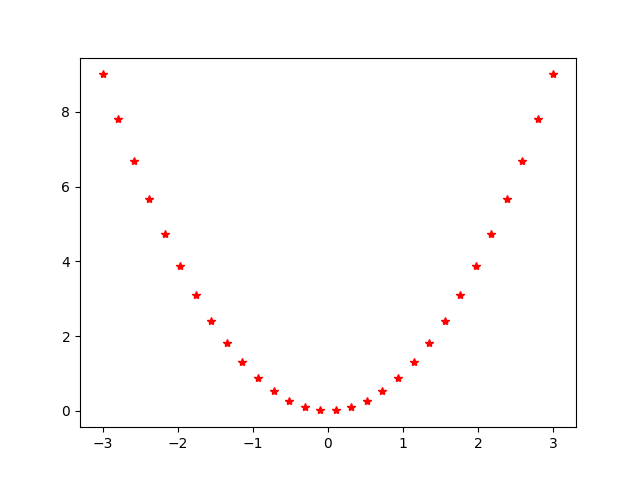

Write Python code to recreate this figure.
# Import the module
from pylab import *

x = linspace(-3, 3, 30)
y = x ** 2
plot(x, y, "r*")
# Show the graph using the show() function
show()
